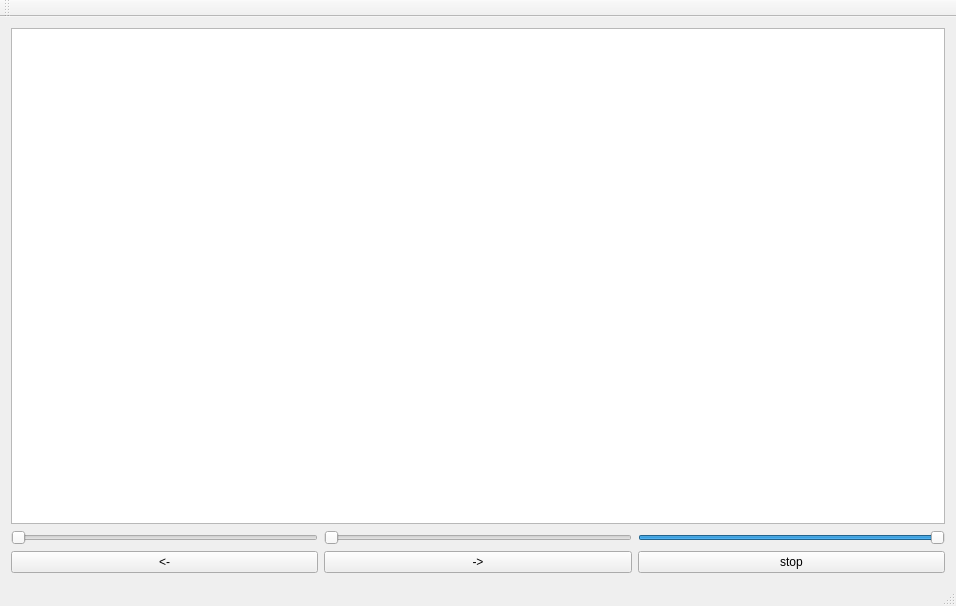
<?xml version="1.0" encoding="UTF-8"?>
<ui version="4.0">
 <class>MainWindow</class>
 <widget class="QMainWindow" name="MainWindow">
  <property name="geometry">
   <rect>
    <x>0</x>
    <y>0</y>
    <width>956</width>
    <height>606</height>
   </rect>
  </property>
  <property name="windowTitle">
   <string>MainWindow</string>
  </property>
  <widget class="QWidget" name="centralWidget">
   <layout class="QVBoxLayout" name="verticalLayout_3">
    <item>
     <layout class="QVBoxLayout" name="verticalLayout_2">
      <item>
       <layout class="QVBoxLayout" name="verticalLayout">
        <item>
         <widget class="QGraphicsView" name="graphicsView"/>
        </item>
        <item>
         <layout class="QHBoxLayout" name="horizontalLayout">
          <item>
           <widget class="QSlider" name="sliderVitesse">
            <property name="maximum">
             <number>500</number>
            </property>
            <property name="orientation">
             <enum>Qt::Horizontal</enum>
            </property>
           </widget>
          </item>
          <item>
           <widget class="QSlider" name="sliderToursMinute">
            <property name="maximum">
             <number>10000</number>
            </property>
            <property name="orientation">
             <enum>Qt::Horizontal</enum>
            </property>
           </widget>
          </item>
          <item>
           <widget class="QSlider" name="sliderEssence">
            <property name="maximum">
             <number>100</number>
            </property>
            <property name="value">
             <number>100</number>
            </property>
            <property name="sliderPosition">
             <number>100</number>
            </property>
            <property name="orientation">
             <enum>Qt::Horizontal</enum>
            </property>
           </widget>
          </item>
         </layout>
        </item>
       </layout>
      </item>
      <item>
       <layout class="QHBoxLayout" name="horizontalLayout_2">
        <item>
         <widget class="QPushButton" name="pushButton">
          <property name="text">
           <string>&lt;-</string>
          </property>
         </widget>
        </item>
        <item>
         <widget class="QPushButton" name="pushButton_2">
          <property name="text">
           <string>-&gt;</string>
          </property>
         </widget>
        </item>
        <item>
         <widget class="QPushButton" name="pushButton_3">
          <property name="text">
           <string>stop</string>
          </property>
         </widget>
        </item>
       </layout>
      </item>
     </layout>
    </item>
   </layout>
  </widget>
  <widget class="QMenuBar" name="menuBar">
   <property name="geometry">
    <rect>
     <x>0</x>
     <y>0</y>
     <width>956</width>
     <height>22</height>
    </rect>
   </property>
  </widget>
  <widget class="QToolBar" name="mainToolBar">
   <attribute name="toolBarArea">
    <enum>TopToolBarArea</enum>
   </attribute>
   <attribute name="toolBarBreak">
    <bool>false</bool>
   </attribute>
  </widget>
  <widget class="QStatusBar" name="statusBar"/>
 </widget>
 <layoutdefault spacing="6" margin="11"/>
 <resources/>
 <connections/>
</ui>
